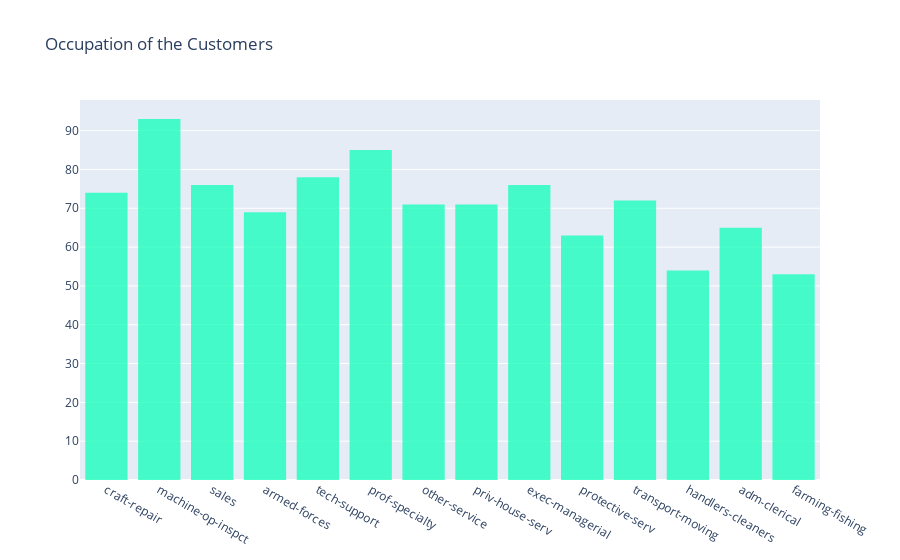

Source (notebook cell):
### Code cell
trace = go.Histogram(
          x = data['insured_occupation'],
          name = 'Marvel',
          opacity = 0.75,
          marker = dict(
                 color = 'rgb(15, 255, 185, 0.5)'
          )
)
df = [trace]

layout = go.Layout(
    title = 'Occupation of the Customers')

fig = go.Figure(data = df, layout = layout)
py.iplot(fig)

### Figure 1 — Plotly figure (JSON) as saved in the notebook; plotly's stock layout.template omitted (floating-point values rounded to 4 significant figures; data arrays with more than 128 entries replaced by an {"elided": "..."} marker saying what was removed)
{"data": [{"marker": {"color": "rgb(15, 255, 185, 0.5)"}, "name": "Marvel", "opacity": 0.75, "type": "histogram", "x": {"elided": "1000 str values"}}], "layout": {"title": {"text": "Occupation of the Customers"}}}
